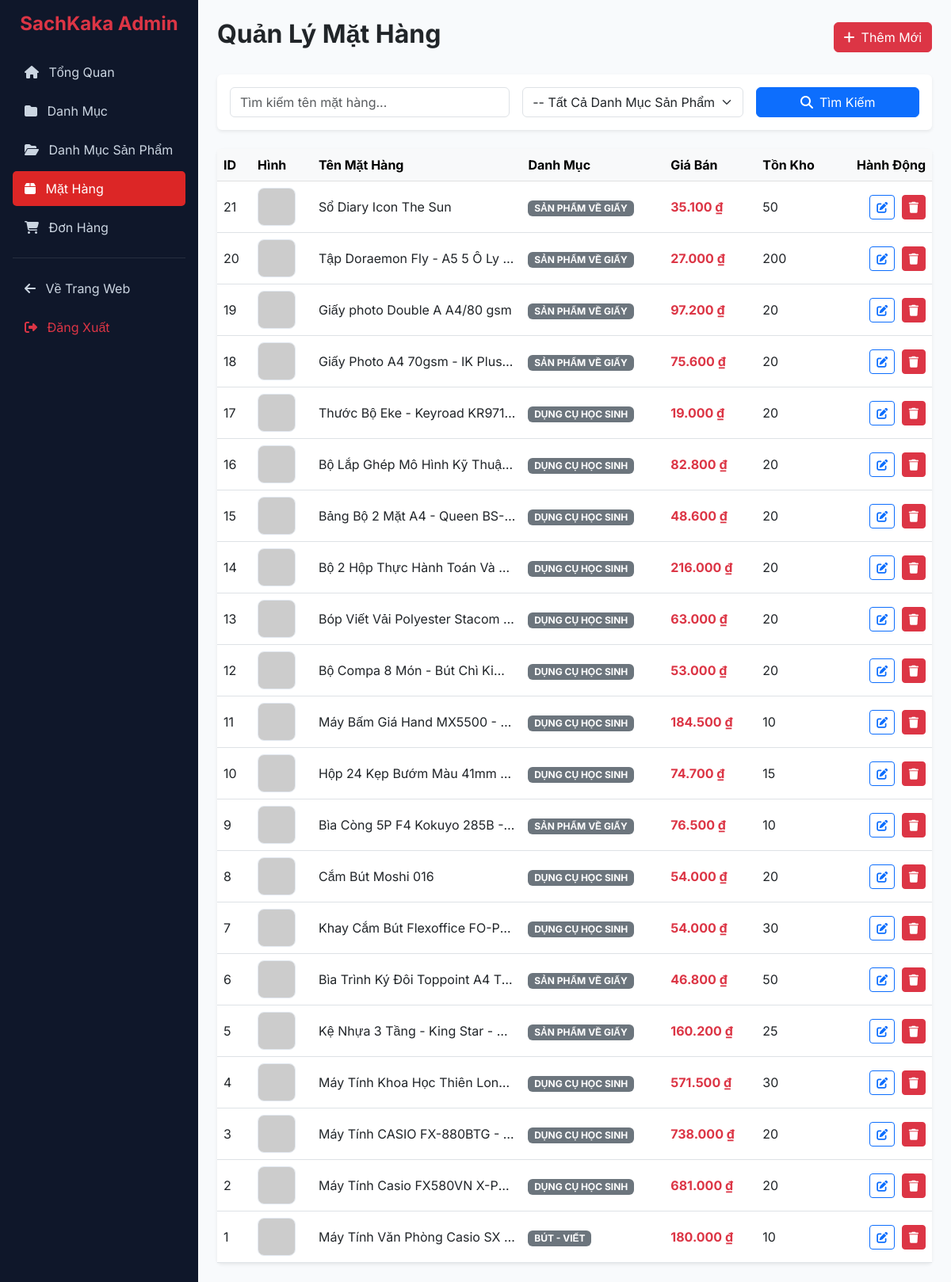
The page /admin/mathang (signed in) on the database its author committed.
### tables this page shows
CREATE TABLE `mathang` (
  `id` int(11) NOT NULL AUTO_INCREMENT,
  `tenmathang` varchar(255) NOT NULL,
  `mota` text,
  `giagoc` float NOT NULL DEFAULT 0,
  `giaban` float NOT NULL DEFAULT 0,
  `soluongton` int(11) NOT NULL DEFAULT 0,
  `hinhanh` varchar(255) DEFAULT NULL,
  `danhmucchitiet_id` int(11) NOT NULL,
  `luotxem` int(11) NOT NULL DEFAULT 0,
  `luotmua` int(11) NOT NULL DEFAULT 0,
  PRIMARY KEY (`id`),
  FOREIGN KEY (`danhmucchitiet_id`) REFERENCES `danhmucchitiet` (`id`) ON DELETE CASCADE
);

CREATE TABLE `danhmucchitiet` (
  `id` int(11) NOT NULL AUTO_INCREMENT,
  `tendanhmuc` varchar(50) NOT NULL,
  `danhmuc_id` int(11) NOT NULL,
  PRIMARY KEY (`id`),
  FOREIGN KEY (`danhmuc_id`) REFERENCES `danhmuc` (`id`) ON DELETE CASCADE
);

### app_admin/controller/Admin.php (called while the page is built, shortened)
<?php
class Admin extends Controller {
    protected function render(string $view, array $data = [], string $layout = 'admin'): void {
        extract($data);
        $viewPath = str_replace('admin/', '', $view);
        require ROOT . '/app_admin/view/' . $viewPath . '.php';
    }
    public function mathang(): void {
        $model   = new MatHangModel();
        $message = '';
        $categoryId = $_GET['category'] ?? null;
        $q          = $_GET['q'] ?? null;
        $this->render('admin/mathang', [
            'pageTitle'   => 'Mặt Hàng - Admin',
            'items'       => $model->getFiltered($categoryId, $q),
            'detail_cats' => (new DanhMucChiTietModel())->getAllWithParent(),
            'message'     => $message,
            'category'    => $categoryId,
            'q'           => $q,
        ], 'admin');
    }
}

### index.php (called while the page is built, shortened)
<?php
function url(string $path = ''): string {
    return BASE_PATH . '/' . ltrim($path, '/');
}
spl_autoload_register(function (string $class): void {
    foreach (['core', 'model', 'controller', 'app_admin/controller'] as $dir) {
        $file = ROOT . '/' . $dir . '/' . $class . '.php';
        if (file_exists($file)) {
            return;
        }
    }
});
Router::dispatch();

### model/MatHangModel.php (called while the page is built, shortened)
<?php
class MatHangModel {
    private PDO $db;
    public function __construct() { $this->db = Database::getInstance(); }
    public function getFiltered(?string $categoryId, ?string $query): array {
        $where = []; $params = [];
        $sql = "SELECT m.*, d.tendanhmuc as tendanhmuc_chitiet,
                (SELECT COUNT(*) FROM hinhanh_mathang WHERE mathang_id = m.id) as so_anh
                FROM mathang m JOIN danhmucchitiet d ON m.danhmucchitiet_id = d.id"
             . ($where ? ' WHERE ' . implode(' AND ', $where) : '')
             . " ORDER BY m.id DESC";
        $s = $this->db->prepare($sql);
        $s->execute($params);
        return $s->fetchAll();
    }
}

### core/Database.php (called while the page is built)
<?php
class Database {
    private static ?PDO $instance = null;
    public static function getInstance(): PDO {
        if (self::$instance === null) {
            self::$instance = new PDO(
                'mysql:host=' . DB_HOST . ';dbname=' . DB_NAME . ';charset=utf8mb4',
                DB_USER,
                DB_PASS
            );
            self::$instance->setAttribute(PDO::ATTR_ERRMODE, PDO::ERRMODE_EXCEPTION);
            self::$instance->setAttribute(PDO::ATTR_DEFAULT_FETCH_MODE, PDO::FETCH_ASSOC);
        }
        return self::$instance;
    }
}

### app_admin/view/mathang.php (the view, shortened to what this page needs)
<div class="p-4">
    <div class="d-flex justify-content-between align-items-center mb-4">
        <h2 class="fw-bold">Quản Lý Mặt Hàng</h2>
        <button class="btn btn-danger" data-bs-toggle="modal" data-bs-target="#addModal">
            <i class="fas fa-plus me-2"></i>Thêm Mới
        </button>
    </div>
    <div class="card border-0 shadow-sm mb-4">
        <div class="card-body">
            <form method="GET" action="<?= url('admin/mathang') ?>" class="row g-3 align-items-center">
                <div class="col-md-5">
                    <input type="text" name="q" class="form-control" placeholder="Tìm kiếm tên mặt hàng..." value="<?= htmlspecialchars($q ?? '') ?>">
                </div>
                <div class="col-md-4">
                    <select name="category" class="form-select">
                        <option value="">-- Tất Cả Danh Mục Sản Phẩm --</option>
                    </select>
                </div>
                <div class="col-md-3">
                    <button type="submit" class="btn btn-primary w-100"><i class="fas fa-search me-2"></i>Tìm Kiếm</button>
                </div>
            </form>
        </div>
    </div>
    <div class="card border-0 shadow-sm">
        <div class="card-body p-0">
            <div class="table-responsive">
                <table class="table table-hover align-middle mb-0">
                    <thead class="table-light">
                        <tr><th>ID</th><th>Hình</th><th>Tên Mặt Hàng</th><th>Danh Mục</th><th>Giá Bán</th><th>Tồn Kho</th><th class="text-end">Hành Động</th></tr>
                    </thead>
                    <tbody>
                        <?php foreach ($items as $item): ?>
                        <tr>
                            <td><?= $item['id'] ?></td>
                            <td>
                                <div class="position-relative d-inline-block">
                                    <img src="<?= url($item['hinhanh'] ?? '') ?>" class="prod-thumb"
                                         onerror="this.src='https://placehold.co/48x48/f1f5f9/94a3b8?text=?'" alt="">
                                </div>
                            </td>
                            <td class="text-truncate" style="max-width:220px" title="<?= htmlspecialchars($item['tenmathang']) ?>"><?= htmlspecialchars($item['tenmathang']) ?></td>
                            <td><span class="badge bg-secondary"><?= htmlspecialchars($item['tendanhmuc_chitiet']) ?></span></td>
                            <td class="text-danger fw-bold"><?= number_format($item['giaban'],0,',','.') ?> ₫</td>
                            <td><?= $item['soluongton'] ?></td>
                            <td class="text-end">
                                <button type="button" class="btn btn-sm btn-outline-primary me-1" onclick="editMatHang(<?= $item['id'] ?>, '<?= htmlspecialchars(addslashes($item['tenmathang'])) ?>', <?= $item['giagoc'] ?>, <?= $item['giaban'] ?>, <?= $item['soluongton'] ?>, <?= $item['danhmucchitiet_id'] ?>, '<?= htmlspecialchars(addslashes($item['mota'])) ?>')" data-bs-toggle="modal" data-bs-target="#editModal" title="Sửa"><i class="fas fa-edit"></i></button>
                                <form method="POST" action="" class="d-inline"
                                      onsubmit="return confirmFormSubmit(this, 'Bạn có chắc chắn muốn xóa mặt hàng này?')">
                                    <button type="submit" name="delete" class="btn btn-sm btn-danger"><i class="fas fa-trash"></i></button>
                                </form>
                            </td>
                        </tr>
                        <?php endforeach; ?>
                    </tbody>
                </table>
            </div>
        </div>
    </div>
</div>
<div class="toast-container position-fixed bottom-0 end-0 p-3" id="toastContainer" style="z-index:9999"></div>

### core/Router.php (shortened to what this page needs)
<?php
class Router {
    private static array $routes = [];
    public static function get(string $path, string $controller, string $action): void {
        self::$routes[] = ['method' => 'GET', 'path' => $path, 'controller' => $controller, 'action' => $action];
    }
    public static function post(string $path, string $controller, string $action): void {
        self::$routes[] = ['method' => 'POST', 'path' => $path, 'controller' => $controller, 'action' => $action];
    }
    public static function dispatch(): void {
        $method = $_SERVER['REQUEST_METHOD'];
        $uri    = parse_url($_SERVER['REQUEST_URI'], PHP_URL_PATH);
        $base = rtrim(str_replace('\\', '/', dirname($_SERVER['SCRIPT_NAME'])), '/');
        $uri  = '/' . ltrim(substr($uri, strlen($base)), '/');
        $uri  = rtrim($uri, '/');
        $uri  = ($uri === '') ? '/' : $uri;
        foreach (self::$routes as $route) {
            if ($route['method'] === $method && $route['path'] === $uri) {
                $ctrl = new $route['controller']();
                $ctrl->{$route['action']}();
                return;
            }
        }
    }
}

### app_admin/view/layout/admin.php (style rules this page uses)
body { font-family: 'Inter', sans-serif; background-color: #f8fafc; }

### app_admin/view/mathang.php (style rules this page uses)
.prod-thumb { width:48px;height:48px;object-fit:cover;border-radius:8px;border:1px solid #e2e8f0 }

### rows shown on the page
mathang: id "21", tenmathang "Sổ Diary Icon The Sun", danhmucchitiet.tendanhmuc "SẢN PHẨM VỀ GIẤY", giaban "35.100", soluongton "50"
mathang: id "20", tenmathang "Tập Doraemon Fly - A5 5 Ô Ly…", danhmucchitiet.tendanhmuc "SẢN PHẨM VỀ GIẤY", giaban "27.000", soluongton "200"
mathang: id "19", tenmathang "Giấy photo Double A A4/80 gsm", danhmucchitiet.tendanhmuc "SẢN PHẨM VỀ GIẤY", giaban "97.200", soluongton "20"
mathang: id "18", tenmathang "Giấy Photo A4 70gsm - IK Plus…", danhmucchitiet.tendanhmuc "SẢN PHẨM VỀ GIẤY", giaban "75.600", soluongton "20"
mathang: id "17", tenmathang "Thước Bộ Eke - Keyroad KR97…", danhmucchitiet.tendanhmuc "DỤNG CỤ HỌC SINH", giaban "19.000", soluongton "20"
mathang: id "16", tenmathang "Bộ Lắp Ghép Mô Hình Kỹ Thuậ…", danhmucchitiet.tendanhmuc "DỤNG CỤ HỌC SINH", giaban "82.800", soluongton "20"
mathang: id "15", tenmathang "Bảng Bộ 2 Mặt A4 - Queen BS…", danhmucchitiet.tendanhmuc "DỤNG CỤ HỌC SINH", giaban "48.600", soluongton "20"
mathang: id "14", tenmathang "Bộ 2 Hộp Thực Hành Toán Và…", danhmucchitiet.tendanhmuc "DỤNG CỤ HỌC SINH", giaban "216.000", soluongton "20"
mathang: id "13", tenmathang "Bóp Viết Vải Polyester Stacom…", danhmucchitiet.tendanhmuc "DỤNG CỤ HỌC SINH", giaban "63.000", soluongton "20"
mathang: id "12", tenmathang "Bộ Compa 8 Món - Bút Chì Ki…", danhmucchitiet.tendanhmuc "DỤNG CỤ HỌC SINH", giaban "53.000", soluongton "20"
mathang: id "11", tenmathang "Máy Bấm Giá Hand MX5500 -…", danhmucchitiet.tendanhmuc "DỤNG CỤ HỌC SINH", giaban "184.500", soluongton "10"
mathang: id "10", tenmathang "Hộp 24 Kẹp Bướm Màu 41mm…", danhmucchitiet.tendanhmuc "DỤNG CỤ HỌC SINH", giaban "74.700", soluongton "15"
mathang: id "9", tenmathang "Bìa Còng 5P F4 Kokuyo 285B -…", danhmucchitiet.tendanhmuc "SẢN PHẨM VỀ GIẤY", giaban "76.500", soluongton "10"
mathang: id "8", tenmathang "Cắm Bút Moshi 016", danhmucchitiet.tendanhmuc "DỤNG CỤ HỌC SINH", giaban "54.000", soluongton "20"
mathang: id "7", tenmathang "Khay Cắm Bút Flexoffice FO-P…", danhmucchitiet.tendanhmuc "DỤNG CỤ HỌC SINH", giaban "54.000", soluongton "30"
mathang: id "6", tenmathang "Bìa Trình Ký Đôi Toppoint A4 T…", danhmucchitiet.tendanhmuc "SẢN PHẨM VỀ GIẤY", giaban "46.800", soluongton "50"
mathang: id "5", tenmathang "Kệ Nhựa 3 Tầng - King Star -…", danhmucchitiet.tendanhmuc "SẢN PHẨM VỀ GIẤY", giaban "160.200", soluongton "25"
mathang: id "4", tenmathang "Máy Tính Khoa Học Thiên Lon…", danhmucchitiet.tendanhmuc "DỤNG CỤ HỌC SINH", giaban "571.500", soluongton "30"
mathang: id "3", tenmathang "Máy Tính CASIO FX-880BTG -…", danhmucchitiet.tendanhmuc "DỤNG CỤ HỌC SINH", giaban "738.000", soluongton "20"
mathang: id "2", tenmathang "Máy Tính Casio FX580VN X-P…", danhmucchitiet.tendanhmuc "DỤNG CỤ HỌC SINH", giaban "681.000", soluongton "20"
mathang: id "1", tenmathang "Máy Tính Văn Phòng Casio SX…", danhmucchitiet.tendanhmuc "BÚT - VIẾT", giaban "180.000", soluongton "10"
